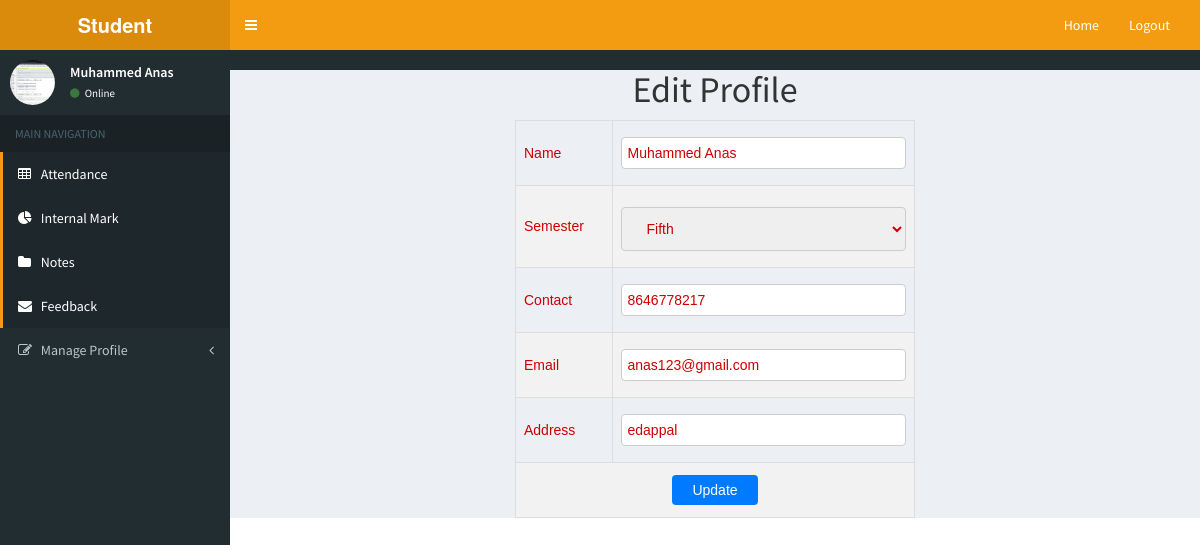
The app's page /Project/Student/Editprofile.php (signed in) with its own data.
### tables this page shows
CREATE TABLE `tbl_student` (
  `student_id` int(11) NOT NULL,
  `student_name` varchar(50) NOT NULL,
  `student_contact` varchar(10) NOT NULL,
  `student_address` varchar(500) NOT NULL,
  `student_photo` varchar(300) NOT NULL,
  `student_email` varchar(50) NOT NULL,
  `student_password` varchar(10) NOT NULL,
  `course_id` int(10) NOT NULL,
  `place_id` int(10) NOT NULL,
  `student_admno` int(11) NOT NULL,
  `student_proof` varchar(300) NOT NULL,
  `student_year` varchar(10) NOT NULL,
  `semester_id` int(10) NOT NULL,
  `student_vstatus` int(11) NOT NULL DEFAULT 0
);

### Project/Student/Editprofile.php (the view, shortened to what this page needs)
<!DOCTYPE html PUBLIC "-//W3C//DTD XHTML 1.0 Transitional//EN" "http://www.w3.org/TR/xhtml1/DTD/xhtml1-transitional.dtd">
<html xmlns="http://www.w3.org/1999/xhtml">
<head>
</head>
<body>
<?php
include('Head.php');
include("../Assets/Connection/Connection.php");
$selQry = "select * from tbl_student s inner join tbl_semester se on se.semester_id=s.semester_id where student_id=" . $_SESSION['sid'];
$result = $con->query($selQry);
$row = $result->fetch_assoc();
?>
<div id="tab" align="center">
<h1 align="center">Edit Profile</h1>
<form id="form1" name="form1" method="post" action="">
  <table width="400" border="1" style="margin: 0 auto; border-collapse: collapse;">
    <tr>
      <td>Name</td>
      <td>
        <input type="text" required name="txt_name" id="txt_name" value="<?php echo $row['student_name']; ?>"
          style="width: 100%; padding: 5px;"
          title="Name Allows Only Alphabets, Spaces, and First Letter Must Be Capital Letter" pattern="^[A-Z]+[a-zA-Z ]*$"/>
      </td>
    </tr>
     <tr>
     <td>Semester</td>
      <td><label for="txt_semester"></label>
        <select name="txt_semester" id="txt_semester">
        <?php
		$selQry="select * from tbl_semester";
		$result=$con->query($selQry);
		while($data=$result->fetch_assoc())
		{
			?>
            <option value="<?php echo $data['semester_id']?>" <?php if($data["semester_id"]==$row['semester_id']){echo "selected";} ?>><?php echo $data['semester_name']?></option>
            <?php
		}
		?>
      </select></td>
    </tr>
    <tr>
      <td>Contact</td>
      <td>
        <input type="text" required name="txt_contact" id="txt_contact" value="<?php echo $row['student_contact']; ?>"
          style="width: 100%; padding: 5px;"
          pattern="[7-9]{1}[0-9]{9}"
          title="Phone number with 7-9 and remaining 9 digits with 0-9" />
      </td>
    </tr>
    <tr>
      <td>Email</td>
      <td>
        <input type="email" required name="txt_email" id="txt_email" value="<?php echo $row['student_email']; ?>"
          style="width: 100%; padding: 5px;" />
      </td>
    </tr>
    <tr>
      <td>Address</td>
      <td>
        <input type="text" required name="txt_address" id="txt_address" value="<?php echo $row['student_address']; ?>"
          style="width: 100%; padding: 5px;" />
      </td>
    </tr>
    <tr>
      <td colspan="2" align="center">
        <input type="submit" name="btn_update" id="btn_update" value="Update" style="padding: 5px 20px; background-color: #007bff; color: #fff; border: none; cursor: pointer;">
      </td>
    </tr>
  </table>
</form>
</div>
</body>
</html>

### Project/Student/Head.php (shortened to what this page needs)
<!DOCTYPE html>
<html>
  <head>
    <?php
    include("../Assets/Connection/Connection.php");
    ?>
    <link href="../Assets/Template/Admin/bootstrap/css/bootstrap.min.css" rel="stylesheet" type="text/css" />
    <link href="https://maxcdn.bootstrapcdn.com/font-awesome/4.3.0/css/font-awesome.min.css" rel="stylesheet" type="text/css" />
    <link href="http://code.ionicframework.com/ionicons/2.0.0/css/ionicons.min.css" rel="stylesheet" type="text/css" />
    <link href="../Assets/Template/Admin/dist/css/AdminLTE.min.css" rel="stylesheet" type="text/css" />
    <link href="../Assets/Template/form.css" rel="stylesheet" type="text/css" />
    <link href="../Assets/Template/Admin/dist/css/skins/_all-skins.min.css" rel="stylesheet" type="text/css" />
    <link href="../Assets/Template/Admin/plugins/iCheck/flat/blue.css" rel="stylesheet" type="text/css" />
    <link href="../Assets/Template/Admin/plugins/morris/morris.css" rel="stylesheet" type="text/css" />
    <link href="../Assets/Template/Admin/plugins/jvectormap/jquery-jvectormap-1.2.2.css" rel="stylesheet" type="text/css" />
    <link href="../Assets/Template/Admin/plugins/datepicker/datepicker3.css" rel="stylesheet" type="text/css" />
    <link href="../Assets/Template/Admin/plugins/daterangepicker/daterangepicker-bs3.css" rel="stylesheet" type="text/css" />
    <link href="../Assets/Template/Admin/plugins/bootstrap-wysihtml5/bootstrap3-wysihtml5.min.css" rel="stylesheet" type="text/css" />
  </head>
  <body class="skin-yellow">
    <div class="wrapper">
      <header class="main-header">
        <a href="HomePage.php" class="logo"><b>Student</b></a>
        <nav class="navbar navbar-static-top" role="navigation">
          <a href="#" class="sidebar-toggle" data-toggle="offcanvas" role="button">
          </a>
          <div class="navbar-custom-menu">
            <ul class="nav navbar-nav">
              <li><a href="HomePage.php">Home</a></li>
              <li><a href="../logout.php">Logout</a></li>
                </ul>
          </div>
        </nav>
      </header>
      <?php
      $selQry="select * from tbl_student where student_id=".$_SESSION['sid'];
      $res=$con->query($selQry);
      $data=$res->fetch_assoc()
      ?>
      <aside class="main-sidebar">
        <section class="sidebar">
          <div class="user-panel">
          <div class="pull-left image">
          <img src="../Assets/Files/Student_file/Photo/<?php echo $data['student_photo']?>" class="img-circle" alt="User Image" />
            </div>
            <div class="pull-left info">
              <p><?php echo $_SESSION['sname']; ?></p>
              <a href="#"><i class="fa fa-circle text-success"></i> Online</a>
            </div>
          </div>
          <ul class="sidebar-menu">
            <li class="header">MAIN NAVIGATION</li>
            <li class="active treeview">
              <a href="ViewAttandance.php">
                <i class="fa fa-table"></i> <span>Attendance</span>
              </a>
            </li>
            <li class="active treeview">
              <a href="ViewInternalMark.php">
                <i class="fa fa-pie-chart"></i> <span>Internal Mark</span>
              </a>
            </li>
            <li class="active treeview">
              <a href="Snotes.php">
                <i class="fa fa-folder"></i> <span>Notes</span>
              </a>
            </li>
            <li class="active treeview">
              <a href="PostFeedback.php">
                <i class="fa fa-envelope"></i> <span>Feedback</span>
              </a>
            </li>
            <li>
              <a href="#">
                <i class="fa fa-edit"></i> <span>Manage Profile</span>
                <i class="fa fa-angle-left pull-right"></i>
              </a>
            </li>
        </section>
      </aside>
      <div class="content-wrapper" >

### Project/Assets/Template/form.css (style rules this page uses)
#tab { font-family: "Trebuchet MS", Arial, Helvetica, sans-serif; border-collapse: collapse; width: 100%; }
#tab td, #tab th { border: 1px solid #ddd; padding: 8px; color: #C00; }
#tab tr:nth-child(even) { background-color: #f2f2f2; }
input[type=text],[type=password],[type=email],[type=date], select { width: 100%; padding: 12px 20px; margin: 8px 0; display: inline-block; border: 1px solid #ccc; border-radius: 4px; box-sizing: border-box; }
input[type=submit] { background-color: #096; color: white; padding: 15px; margin: 4px 0; border: none; border-radius: 4px; cursor: pointer; }

### records on screen
tbl_student: student_photo (picture), txt_name "Muhammed Anas", txt_contact "8646778217", txt_email "anas123@gmail.com", txt_address "edappal"

### other values on screen
$_SESSION['sname'] "Muhammed Anas"
form field txt_semester "Fifth"
